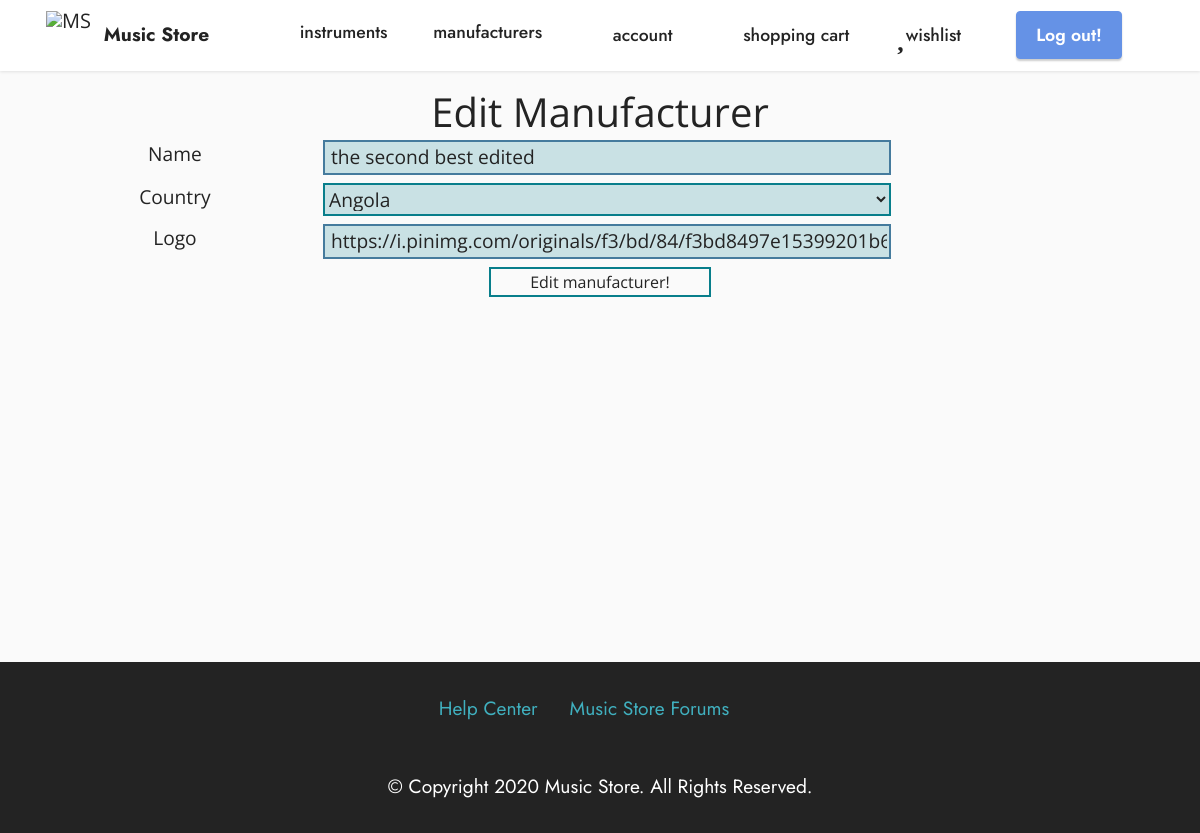
The app's page /edit/manufacturers/2 (signed in), older data.
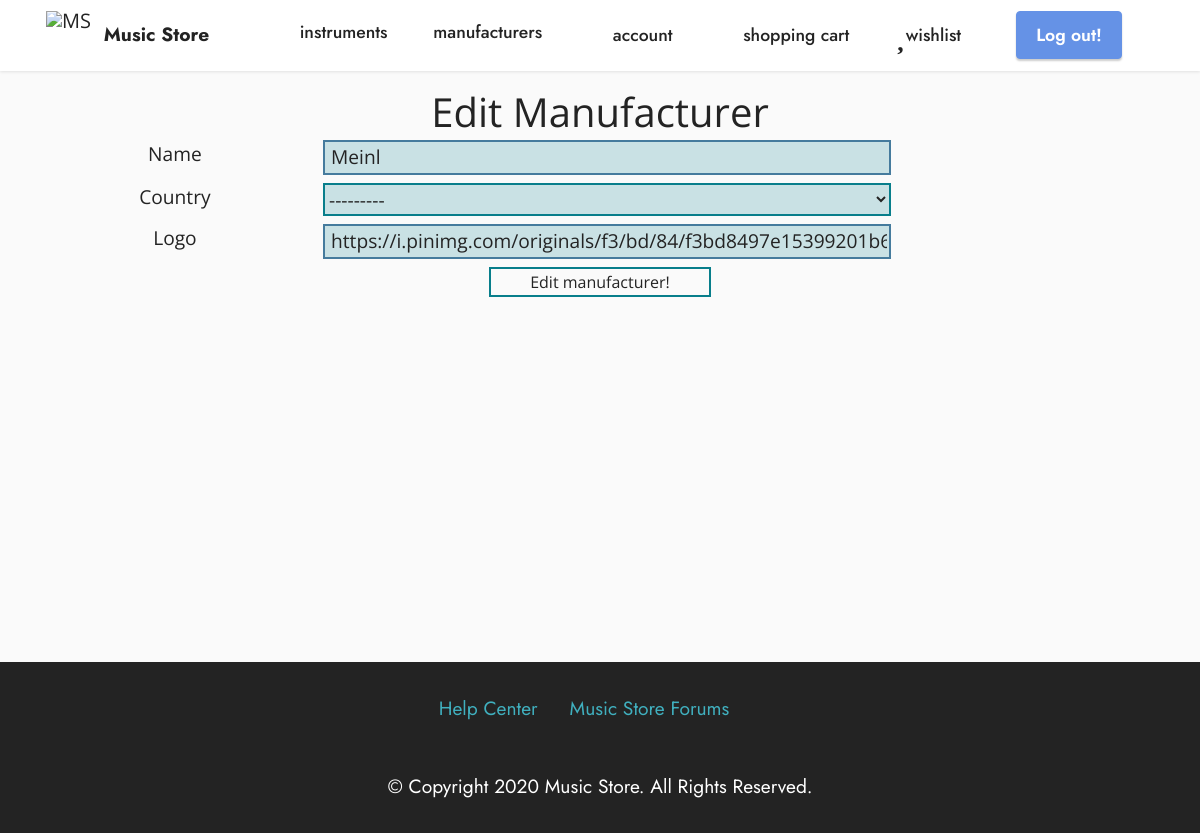
The same page, newer data.
### app/models.py (models this page shows, shortened)
class Manufacturer(models.Model):
    name = models.CharField(max_length=100)
    country = models.CharField(choices=COUNTRIES, max_length=100)
    logo = models.URLField()

### app/views.py (the view)
# urls.py: path('edit/manufacturers/<int:id>', views.edit_manufacturer, name='edit_manufacturer'),
@login_required(login_url='/login/')
@permission_required('app.delete_instrument', raise_exception=True)
def edit_manufacturer(request, id):
    try:
        manu = Manufacturer.objects.get(pk=id)
    except:
        return redirect("/")
    if request.method == 'POST':
        form = ManufacturerForm(request.POST, instance=manu)
        form.save()
        return redirect('/manufacturers/' + str(manu.id))
    form = ManufacturerForm(instance=manu)
    return render(request, 'edit_manufacturer.html', {'form' : form})

### app/forms.py
class ManufacturerForm(ModelForm):
    class Meta:
        model = Manufacturer
        fields = '__all__'

### templates/edit_manufacturer.html
{% extends 'layout.html' %}
{% block content %}
    <div class="container form-container">
        <h1>Edit Manufacturer</h1>
        {% include 'form.html' with submit_val='Edit manufacturer!' %}
    </div>
{% endblock %}

### templates/form.html (shortened to what this page needs)
<form action="" method="post">
    {% for field in form %}
        <div class="field-form row">
            <div class="col-3">
                {{ field.label }}
            </div>
            <div class="col-9">
                {{ field }}
            </div>
        </div>
    {% endfor %}
    {% if submit_val %}
        <input class="btn-form" type="submit" value="{{ submit_val }}">
    {% endif %}
</form>

Row changes from the older to the newer data that the page shows:
changed Manufacturer "https://i.pinimg.com/originals/f3/bd/84/f3bd8497e15399201b634714ec5ed390.jpg": name "the second best edited" → "Meinl"; country "Angola" → "---------"
